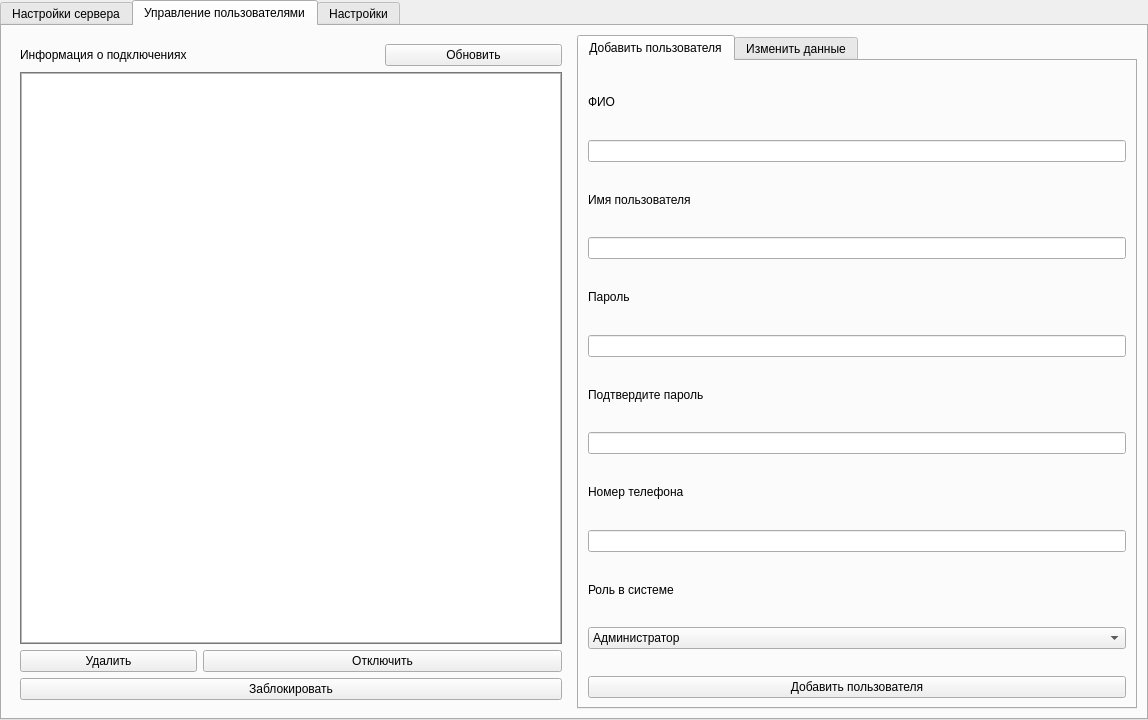
<?xml version="1.0" encoding="UTF-8"?>
<ui version="4.0">
 <class>MainWindow</class>
 <widget class="QMainWindow" name="MainWindow">
  <property name="geometry">
   <rect>
    <x>0</x>
    <y>0</y>
    <width>1148</width>
    <height>720</height>
   </rect>
  </property>
  <property name="windowTitle">
   <string>MainWindow</string>
  </property>
  <property name="styleSheet">
   <string notr="true">font: 9pt &quot;MS Shell Dlg 2&quot;;</string>
  </property>
  <widget class="QWidget" name="centralwidget">
   <layout class="QGridLayout" name="gridLayout">
    <property name="leftMargin">
     <number>0</number>
    </property>
    <property name="topMargin">
     <number>0</number>
    </property>
    <property name="rightMargin">
     <number>0</number>
    </property>
    <property name="bottomMargin">
     <number>0</number>
    </property>
    <item row="0" column="0">
     <widget class="QTabWidget" name="main_tab_widget">
      <property name="currentIndex">
       <number>1</number>
      </property>
      <widget class="QWidget" name="server_setting">
       <attribute name="title">
        <string>Настройки сервера</string>
       </attribute>
       <layout class="QGridLayout" name="gridLayout_4">
        <item row="0" column="1">
         <widget class="QFrame" name="frame_5">
          <property name="styleSheet">
           <string notr="true">QFrame#frame_5 {border: 1px solid rgb(120, 120, 120) ;}</string>
          </property>
          <property name="frameShape">
           <enum>QFrame::StyledPanel</enum>
          </property>
          <property name="frameShadow">
           <enum>QFrame::Raised</enum>
          </property>
          <layout class="QGridLayout" name="gridLayout_10">
           <item row="3" column="0">
            <widget class="QLabel" name="label_19">
             <property name="enabled">
              <bool>false</bool>
             </property>
             <property name="maximumSize">
              <size>
               <width>70</width>
               <height>16777215</height>
              </size>
             </property>
             <property name="text">
              <string>Каждые</string>
             </property>
             <property name="alignment">
              <set>Qt::AlignLeading|Qt::AlignLeft|Qt::AlignVCenter</set>
             </property>
            </widget>
           </item>
           <item row="3" column="2">
            <widget class="QComboBox" name="combo_units_delete">
             <property name="enabled">
              <bool>false</bool>
             </property>
             <property name="editable">
              <bool>true</bool>
             </property>
             <item>
              <property name="text">
               <string>Минут</string>
              </property>
             </item>
             <item>
              <property name="text">
               <string>Часов</string>
              </property>
             </item>
             <item>
              <property name="text">
               <string>Дней</string>
              </property>
             </item>
             <item>
              <property name="text">
               <string>Месяцев</string>
              </property>
             </item>
             <item>
              <property name="text">
               <string>Лет</string>
              </property>
             </item>
            </widget>
           </item>
           <item row="1" column="0" colspan="2">
            <widget class="QComboBox" name="combo_groups"/>
           </item>
           <item row="2" column="0" colspan="2">
            <widget class="QCheckBox" name="check_delete_non_disaster">
             <property name="text">
              <string>Удалять сообщения, которые не относятся к ЧС</string>
             </property>
            </widget>
           </item>
           <item row="0" column="0" colspan="2">
            <widget class="QLabel" name="label_2">
             <property name="text">
              <string>Анализируемые группы</string>
             </property>
            </widget>
           </item>
           <item row="3" column="1">
            <widget class="QSpinBox" name="input_delete_time">
             <property name="enabled">
              <bool>false</bool>
             </property>
             <property name="maximum">
              <number>1000</number>
             </property>
             <property name="value">
              <number>45</number>
             </property>
            </widget>
           </item>
           <item row="4" column="0" colspan="3">
            <widget class="QPushButton" name="btn_save_delete_message">
             <property name="text">
              <string>Сохранить изменения</string>
             </property>
            </widget>
           </item>
          </layout>
         </widget>
        </item>
        <item row="1" column="1">
         <widget class="QGroupBox" name="groupBox_3">
          <property name="title">
           <string>Настройки логирования</string>
          </property>
          <layout class="QGridLayout" name="gridLayout_6">
           <item row="1" column="0">
            <widget class="QLineEdit" name="input_save_logs_path">
             <property name="text">
              <string>C:\MSSQL\Logs</string>
             </property>
            </widget>
           </item>
           <item row="0" column="0">
            <widget class="QLabel" name="label_16">
             <property name="text">
              <string>Путь для сохранения логов</string>
             </property>
            </widget>
           </item>
           <item row="1" column="1">
            <widget class="QPushButton" name="btn_choice_log_path">
             <property name="text">
              <string>Обзор</string>
             </property>
            </widget>
           </item>
           <item row="2" column="0" colspan="2">
            <widget class="QPushButton" name="btn_save_logs_settings">
             <property name="text">
              <string>Сохранить изменения</string>
             </property>
            </widget>
           </item>
          </layout>
         </widget>
        </item>
        <item row="2" column="1" rowspan="5">
         <widget class="QGroupBox" name="group_backup">
          <property name="title">
           <string>Настройки резервного копирования</string>
          </property>
          <layout class="QGridLayout" name="gridLayout_8">
           <item row="4" column="1">
            <widget class="QPushButton" name="btn_save_copy">
             <property name="maximumSize">
              <size>
               <width>150</width>
               <height>16777215</height>
              </size>
             </property>
             <property name="text">
              <string>Сделать копию</string>
             </property>
            </widget>
           </item>
           <item row="0" column="0">
            <widget class="QLineEdit" name="input_save_backup_path">
             <property name="text">
              <string>C:\MSSQL\Backup</string>
             </property>
             <property name="cursorMoveStyle">
              <enum>Qt::LogicalMoveStyle</enum>
             </property>
            </widget>
           </item>
           <item row="4" column="0">
            <widget class="QPushButton" name="btn_save_backup_settings">
             <property name="text">
              <string>Сохранить изменения</string>
             </property>
            </widget>
           </item>
           <item row="2" column="0" colspan="2">
            <widget class="QGroupBox" name="group_scheduled_backup">
             <property name="enabled">
              <bool>true</bool>
             </property>
             <property name="title">
              <string>Настройки периодического резервного копирования</string>
             </property>
             <layout class="QGridLayout" name="gridLayout_11">
              <item row="3" column="0">
               <widget class="QLabel" name="label_time_backup">
                <property name="enabled">
                 <bool>false</bool>
                </property>
                <property name="text">
                 <string>Часы резервного копирования</string>
                </property>
               </widget>
              </item>
              <item row="1" column="0">
               <widget class="QDateTimeEdit" name="date_begin_backup">
                <property name="enabled">
                 <bool>false</bool>
                </property>
               </widget>
              </item>
              <item row="3" column="2">
               <widget class="QTimeEdit" name="begin_backup_time">
                <property name="enabled">
                 <bool>false</bool>
                </property>
                <property name="time">
                 <time>
                  <hour>23</hour>
                  <minute>0</minute>
                  <second>0</second>
                 </time>
                </property>
               </widget>
              </item>
              <item row="3" column="1">
               <widget class="QTimeEdit" name="end_backup_time">
                <property name="enabled">
                 <bool>false</bool>
                </property>
                <property name="time">
                 <time>
                  <hour>7</hour>
                  <minute>0</minute>
                  <second>0</second>
                 </time>
                </property>
               </widget>
              </item>
              <item row="1" column="2">
               <widget class="QPushButton" name="btn_setting_backup_period">
                <property name="enabled">
                 <bool>false</bool>
                </property>
                <property name="text">
                 <string>Настроить</string>
                </property>
               </widget>
              </item>
              <item row="1" column="1">
               <widget class="QComboBox" name="combo_period_backup">
                <property name="enabled">
                 <bool>false</bool>
                </property>
                <property name="editable">
                 <bool>false</bool>
                </property>
                <item>
                 <property name="text">
                  <string>Каждый час</string>
                 </property>
                </item>
                <item>
                 <property name="text">
                  <string>Каждый день</string>
                 </property>
                </item>
                <item>
                 <property name="text">
                  <string>Каждый месяц</string>
                 </property>
                </item>
                <item>
                 <property name="text">
                  <string>Каждый год</string>
                 </property>
                </item>
                <item>
                 <property name="text">
                  <string>Пользовательское</string>
                 </property>
                </item>
               </widget>
              </item>
              <item row="0" column="0" colspan="3">
               <widget class="QCheckBox" name="check_scheduled_backup">
                <property name="text">
                 <string>Полное резервное копирование по расписанию</string>
                </property>
               </widget>
              </item>
             </layout>
            </widget>
           </item>
           <item row="0" column="1">
            <widget class="QPushButton" name="btn_choice_backup_path">
             <property name="maximumSize">
              <size>
               <width>113</width>
               <height>16777215</height>
              </size>
             </property>
             <property name="text">
              <string>Обзор</string>
             </property>
            </widget>
           </item>
           <item row="3" column="0" colspan="2">
            <widget class="QCheckBox" name="check_uninterrupted_backup">
             <property name="text">
              <string>Делать полную копию при переходе на систему резервного питания</string>
             </property>
            </widget>
           </item>
          </layout>
         </widget>
        </item>
        <item row="0" column="0" rowspan="7">
         <widget class="QFrame" name="frame_2">
          <property name="minimumSize">
           <size>
            <width>0</width>
            <height>0</height>
           </size>
          </property>
          <property name="styleSheet">
           <string notr="true">QFrame#frame_2 {border: 1px solid rgb(120, 120, 120) ;}</string>
          </property>
          <property name="frameShape">
           <enum>QFrame::StyledPanel</enum>
          </property>
          <property name="frameShadow">
           <enum>QFrame::Raised</enum>
          </property>
          <layout class="QVBoxLayout" name="verticalLayout_5">
           <property name="leftMargin">
            <number>2</number>
           </property>
           <property name="topMargin">
            <number>0</number>
           </property>
           <property name="rightMargin">
            <number>2</number>
           </property>
           <property name="bottomMargin">
            <number>0</number>
           </property>
           <item>
            <widget class="QLabel" name="label">
             <property name="maximumSize">
              <size>
               <width>16777215</width>
               <height>30</height>
              </size>
             </property>
             <property name="text">
              <string>Строгость классификации</string>
             </property>
            </widget>
           </item>
           <item>
            <widget class="QRadioButton" name="NBheavy">
             <property name="text">
              <string>Строгая</string>
             </property>
            </widget>
           </item>
           <item>
            <widget class="QRadioButton" name="NBnormal">
             <property name="text">
              <string>Повышенная</string>
             </property>
             <property name="checked">
              <bool>true</bool>
             </property>
            </widget>
           </item>
           <item>
            <widget class="QRadioButton" name="NBusually">
             <property name="text">
              <string>Обычная</string>
             </property>
            </widget>
           </item>
           <item>
            <widget class="QLabel" name="label_4">
             <property name="text">
              <string>Тестирование</string>
             </property>
             <property name="alignment">
              <set>Qt::AlignCenter</set>
             </property>
            </widget>
           </item>
           <item>
            <widget class="QListWidget" name="result_window">
             <property name="font">
              <font>
               <family>MS Shell Dlg 2</family>
               <pointsize>9</pointsize>
               <weight>50</weight>
               <italic>false</italic>
               <bold>false</bold>
              </font>
             </property>
            </widget>
           </item>
           <item>
            <widget class="QTextEdit" name="message_input">
             <property name="font">
              <font>
               <family>MS Shell Dlg 2</family>
               <pointsize>9</pointsize>
               <weight>50</weight>
               <italic>false</italic>
               <bold>false</bold>
              </font>
             </property>
            </widget>
           </item>
           <item>
            <widget class="QPushButton" name="btn_test">
             <property name="maximumSize">
              <size>
               <width>16777215</width>
               <height>16777215</height>
              </size>
             </property>
             <property name="font">
              <font>
               <family>MS Shell Dlg 2</family>
               <pointsize>9</pointsize>
               <weight>50</weight>
               <italic>false</italic>
               <bold>false</bold>
              </font>
             </property>
             <property name="text">
              <string>Отправить</string>
             </property>
            </widget>
           </item>
          </layout>
         </widget>
        </item>
       </layout>
      </widget>
      <widget class="QWidget" name="user_management">
       <attribute name="title">
        <string>Управление пользователями</string>
       </attribute>
       <layout class="QGridLayout" name="gridLayout_5">
        <item row="0" column="0">
         <widget class="QWidget" name="users_connection" native="true">
          <property name="sizePolicy">
           <sizepolicy hsizetype="Expanding" vsizetype="Preferred">
            <horstretch>0</horstretch>
            <verstretch>0</verstretch>
           </sizepolicy>
          </property>
          <property name="styleSheet">
           <string notr="true"/>
          </property>
          <layout class="QGridLayout" name="gridLayout_3">
           <item row="0" column="0">
            <widget class="QLabel" name="label_30">
             <property name="maximumSize">
              <size>
               <width>16777215</width>
               <height>20</height>
              </size>
             </property>
             <property name="text">
              <string>Информация о подключениях</string>
             </property>
            </widget>
           </item>
           <item row="0" column="2">
            <widget class="QPushButton" name="btn_update">
             <property name="sizePolicy">
              <sizepolicy hsizetype="Preferred" vsizetype="Fixed">
               <horstretch>0</horstretch>
               <verstretch>0</verstretch>
              </sizepolicy>
             </property>
             <property name="maximumSize">
              <size>
               <width>16777215</width>
               <height>16777215</height>
              </size>
             </property>
             <property name="text">
              <string>Обновить</string>
             </property>
            </widget>
           </item>
           <item row="4" column="0">
            <widget class="QPushButton" name="btn_delete_user">
             <property name="text">
              <string>Удалить</string>
             </property>
            </widget>
           </item>
           <item row="1" column="0" colspan="3">
            <widget class="QFrame" name="frame_3">
             <property name="styleSheet">
              <string notr="true">QWidget#frame_3 {border: 1px solid rgb(120, 120, 120) ;}</string>
             </property>
             <property name="frameShape">
              <enum>QFrame::StyledPanel</enum>
             </property>
             <property name="frameShadow">
              <enum>QFrame::Raised</enum>
             </property>
             <layout class="QGridLayout" name="gridLayout_7">
              <property name="leftMargin">
               <number>0</number>
              </property>
              <property name="topMargin">
               <number>0</number>
              </property>
              <property name="rightMargin">
               <number>0</number>
              </property>
              <property name="bottomMargin">
               <number>0</number>
              </property>
              <property name="horizontalSpacing">
               <number>0</number>
              </property>
              <item row="0" column="0">
               <widget class="QTableWidget" name="table_connection">
                <property name="showGrid">
                 <bool>false</bool>
                </property>
               </widget>
              </item>
             </layout>
            </widget>
           </item>
           <item row="4" column="1" colspan="2">
            <widget class="QPushButton" name="btn_disconnect_user">
             <property name="text">
              <string>Отключить</string>
             </property>
            </widget>
           </item>
           <item row="5" column="0" colspan="3">
            <widget class="QPushButton" name="btn_block_user">
             <property name="text">
              <string>Заблокировать</string>
             </property>
            </widget>
           </item>
          </layout>
         </widget>
        </item>
        <item row="0" column="1">
         <widget class="QTabWidget" name="tab_widget_user_info">
          <property name="styleSheet">
           <string notr="true">QWidget#tab_4 {border: 1px solid  rgb(120, 120, 120) ;}
QWidget#tab_5 {border: 1px solid  rgb(120, 120, 120) ;}</string>
          </property>
          <property name="currentIndex">
           <number>0</number>
          </property>
          <widget class="QWidget" name="tab_create_user">
           <attribute name="title">
            <string>Добавить пользователя</string>
           </attribute>
           <layout class="QGridLayout" name="gridLayout_2">
            <item row="8" column="0">
             <widget class="QLabel" name="lbl_repeat_password">
              <property name="text">
               <string>Подтвердите пароль</string>
              </property>
             </widget>
            </item>
            <item row="4" column="0">
             <widget class="QLabel" name="lbl_username">
              <property name="text">
               <string>Имя пользователя</string>
              </property>
             </widget>
            </item>
            <item row="10" column="0">
             <widget class="QLabel" name="lbl_phone_number">
              <property name="text">
               <string>Номер телефона</string>
              </property>
             </widget>
            </item>
            <item row="15" column="0">
             <widget class="QWidget" name="widget_3" native="true">
              <property name="minimumSize">
               <size>
                <width>0</width>
                <height>15</height>
               </size>
              </property>
              <property name="maximumSize">
               <size>
                <width>16777215</width>
                <height>15</height>
               </size>
              </property>
             </widget>
            </item>
            <item row="6" column="0">
             <widget class="QLabel" name="lbl_password">
              <property name="text">
               <string>Пароль</string>
              </property>
             </widget>
            </item>
            <item row="2" column="0" colspan="2">
             <widget class="QLineEdit" name="input_full_name"/>
            </item>
            <item row="9" column="0" colspan="2">
             <widget class="QLineEdit" name="input_repeat_password">
              <property name="echoMode">
               <enum>QLineEdit::Password</enum>
              </property>
             </widget>
            </item>
            <item row="5" column="0" colspan="2">
             <widget class="QLineEdit" name="input_username"/>
            </item>
            <item row="1" column="0">
             <widget class="QLabel" name="lbl_full_name">
              <property name="text">
               <string>ФИО</string>
              </property>
             </widget>
            </item>
            <item row="11" column="0" colspan="2">
             <widget class="QLineEdit" name="phone_number"/>
            </item>
            <item row="7" column="0" colspan="2">
             <widget class="QLineEdit" name="input_password">
              <property name="echoMode">
               <enum>QLineEdit::Password</enum>
              </property>
             </widget>
            </item>
            <item row="13" column="0" colspan="2">
             <widget class="QLabel" name="label_10">
              <property name="text">
               <string>Роль в системе</string>
              </property>
             </widget>
            </item>
            <item row="14" column="0" colspan="2">
             <widget class="QComboBox" name="combo_choice_role">
              <item>
               <property name="text">
                <string>Администратор</string>
               </property>
              </item>
              <item>
               <property name="text">
                <string>Эксперт</string>
               </property>
              </item>
             </widget>
            </item>
            <item row="16" column="0" colspan="2">
             <widget class="QPushButton" name="btn_create_user">
              <property name="text">
               <string>Добавить пользователя</string>
              </property>
             </widget>
            </item>
           </layout>
          </widget>
          <widget class="QWidget" name="tab_change_user">
           <attribute name="title">
            <string>Изменить данные</string>
           </attribute>
           <layout class="QVBoxLayout" name="verticalLayout">
            <item>
             <widget class="QLabel" name="lbl_full_name_change">
              <property name="text">
               <string>ФИО</string>
              </property>
             </widget>
            </item>
            <item>
             <widget class="QLineEdit" name="input_full_name_change"/>
            </item>
            <item>
             <widget class="QLabel" name="lbl_username_change">
              <property name="text">
               <string>Имя пользователя</string>
              </property>
             </widget>
            </item>
            <item>
             <widget class="QLineEdit" name="input_username_change"/>
            </item>
            <item>
             <widget class="QLabel" name="lbl_password_change">
              <property name="text">
               <string>Пароль</string>
              </property>
             </widget>
            </item>
            <item>
             <widget class="QLineEdit" name="input_password_change">
              <property name="echoMode">
               <enum>QLineEdit::Password</enum>
              </property>
             </widget>
            </item>
            <item>
             <widget class="QLabel" name="lbl_repeat_password_change">
              <property name="text">
               <string>Подтвердите пароль</string>
              </property>
             </widget>
            </item>
            <item>
             <widget class="QLineEdit" name="input_repeat_password_change">
              <property name="echoMode">
               <enum>QLineEdit::Password</enum>
              </property>
             </widget>
            </item>
            <item>
             <widget class="QLabel" name="lbl_phone_number_change">
              <property name="text">
               <string>Номер телефона</string>
              </property>
             </widget>
            </item>
            <item>
             <widget class="QLineEdit" name="phone_number_change"/>
            </item>
            <item>
             <widget class="QLabel" name="label_27">
              <property name="text">
               <string>Роль в системе</string>
              </property>
             </widget>
            </item>
            <item>
             <widget class="QComboBox" name="combo_choice_role_change">
              <item>
               <property name="text">
                <string>Администратор</string>
               </property>
              </item>
              <item>
               <property name="text">
                <string>Эксперт</string>
               </property>
              </item>
             </widget>
            </item>
            <item>
             <widget class="QWidget" name="widget_2" native="true">
              <property name="minimumSize">
               <size>
                <width>0</width>
                <height>15</height>
               </size>
              </property>
              <property name="maximumSize">
               <size>
                <width>16777215</width>
                <height>15</height>
               </size>
              </property>
             </widget>
            </item>
            <item>
             <widget class="QPushButton" name="btn_commit_change">
              <property name="text">
               <string>Подтвердить изменения</string>
              </property>
             </widget>
            </item>
           </layout>
          </widget>
         </widget>
        </item>
       </layout>
      </widget>
      <widget class="QWidget" name="admin_settings">
       <attribute name="title">
        <string>Настройки</string>
       </attribute>
      </widget>
     </widget>
    </item>
   </layout>
  </widget>
 </widget>
 <resources/>
 <connections/>
</ui>
